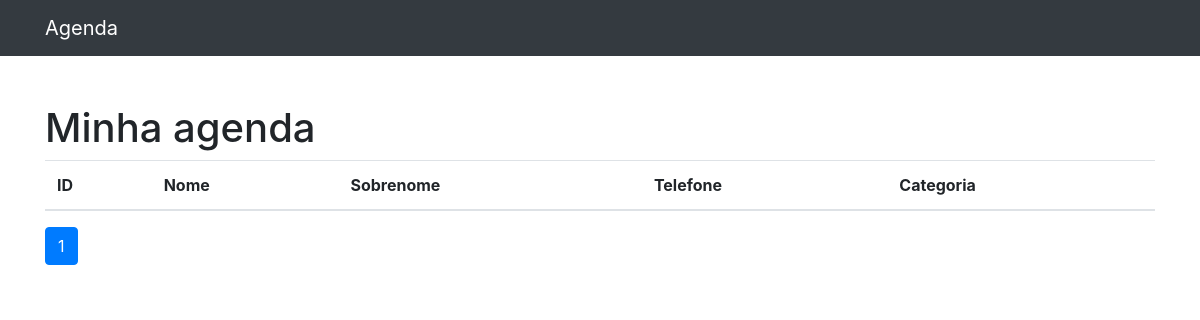
The app's page /, older data.
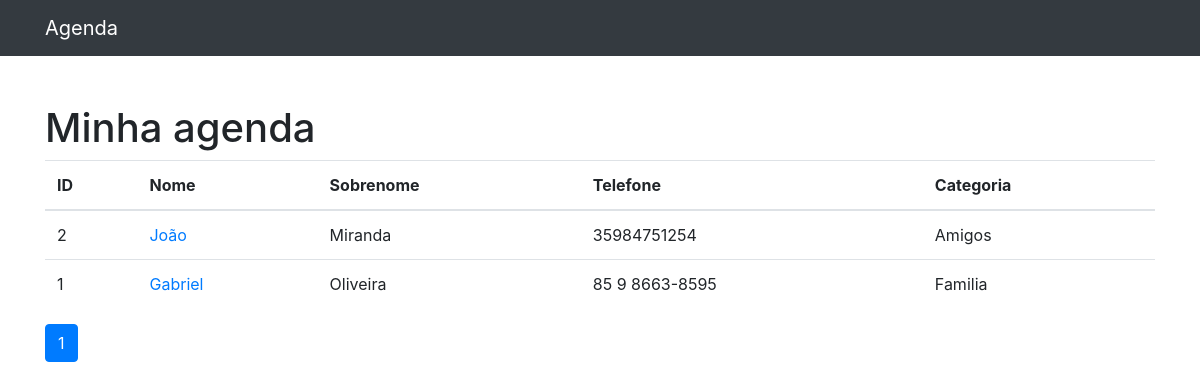
The same page, newer data.
### contatos/models.py (models this page shows, shortened)
class Contato(models.Model):
    nome = models.CharField(max_length=255)
    sobrenome = models.CharField(max_length=255, blank=True)
    telefone = models.CharField(max_length=255)
    email = models.CharField(max_length=255, blank=True)
    data_criacao = models.DateTimeField(default=timezone.now)
    descricao = models.TextField(blank=True)
    categoria = models.ForeignKey(Categoria, on_delete=models.DO_NOTHING)
    mostrar = models.BooleanField(default=True)

class Categoria(models.Model):
    nome = models.CharField(max_length=255)
    def __str__(self) -> str:
        return self.nome

### contatos/views.py (the view)
# urls.py: path('', views.index, name='index'),
def index(request):
    contatos = Contato.objects.order_by('-id').filter(
        mostrar=True
    )
    paginator = Paginator(contatos, 20)
    page = request.GET.get('p')
    contatos = paginator.get_page(page)
    return render(request, 'contatos/index.html', {
        'contatos': contatos
    })

### contatos/templates/contatos/index.html
{% extends 'base.html' %}
{% block 'conteudo' %}
<h1 class="mt-5">Minha agenda</h1>
<table class="table">
  <thead>
    <tr>
      <th>ID</th>
      <th>Nome</th>
      <th>Sobrenome</th>
      <th>Telefone</th>
      <th>Categoria</th>
    </tr>
  </thead>
  <tbody>
    {% for contato in contatos %}
      <tr>
        <td>
          {{ contato.id }}
        </td>
        <td>
          <a href="{% url 'ver_contato' contato.id %}">{{contato.nome}}</a>
        </td>
        <td>{{contato.sobrenome}}</td>
        <td>{{contato.telefone}}</td>
        <td>{{contato.categoria}}</td>
      </tr>
    {% endfor %}
  </tbody>
</table>
<nav aria-label="Page navigation example">
  <ul class="pagination">
    {% for pagina in contatos.paginator.page_range %}
      {% if contatos.number == pagina %}
    <li class="page-item active"><a class="page-link" href="?p={{ pagina }}">{{ pagina }}</a></li
      >
    {% else %}
    <li class="page-item"><a class="page-link" href="?p={{ pagina }}">{{ pagina }}</a></li>
    {% endif %}
    {% endfor %}
  </ul>
</nav>
{% endblock 'conteudo' %}

### templates/base.html (shortened to what this page needs)
{% load static %}
<!DOCTYPE html>
<html lang="pt">
<head>
{% include 'partials/_head.html' %}
</head>
<body>
{% include 'partials/_nav.html' %}
  <div class="container">
    <div class="row">
      <div class="col-lg-12">
        {% block 'conteudo' %}
        {% endblock 'conteudo' %}
      </div>
    </div>
  </div>
</body>
</html>

### templates/partials/_head.html (shortened to what this page needs)
{% load static %}
<link href="{% static 'vendor/bootstrap/css/bootstrap.min.css' %}" rel="stylesheet">

### templates/partials/_nav.html (shortened to what this page needs)
  <nav class="navbar navbar-expand-lg navbar-dark bg-dark static-top">
    <div class="container">
      <a class="navbar-brand" href="{% url 'index' %}">Agenda</a>
    </div>
  </nav>

Row changes from the older to the newer data that the page shows:
added Contato: id "2", nome "João", sobrenome "Miranda", telefone "35984751254", categoria "Amigos"
added Contato: id "1", nome "Gabriel", sobrenome "Oliveira", telefone "85 9 8663-8595", categoria "Familia"
